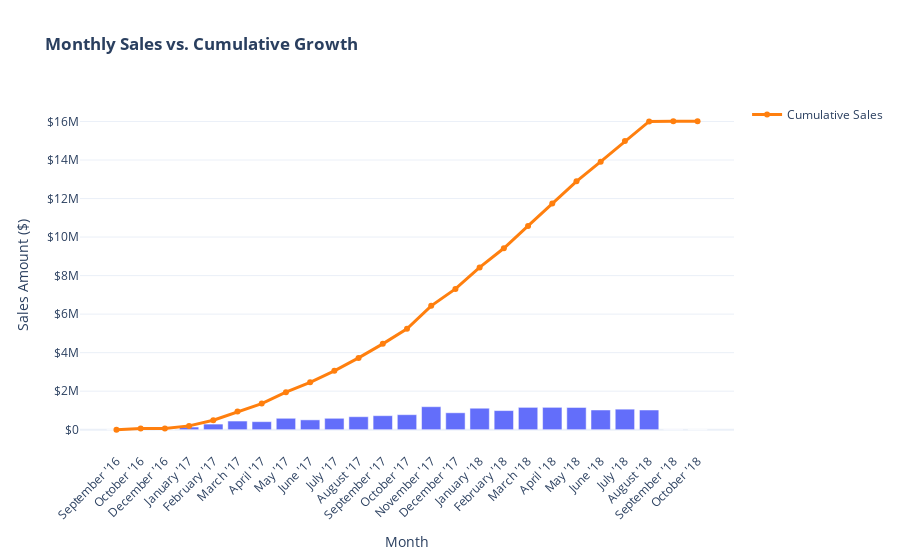

Here is the notebook cell this chart was saved with:
### Markdown cell above
# 12. Calculate the cumulative sales per month for each year.

### Code cell
cumulative_sales = pd.read_sql_query("""
WITH monthly_revenue AS (
    SELECT
        YEAR(o.order_purchase_timestamp) AS years,
        MONTH(o.order_purchase_timestamp) AS month_number,
        MONTHNAME(o.order_purchase_timestamp) AS months,
        SUM(pm.payment_value) AS monthly_sales
    FROM
        orders AS o
    JOIN
        payments AS pm ON o.order_id = pm.order_id
    GROUP BY
        years, month_number, months
)

SELECT
    years,
    months,
    month_number,
    monthly_sales, 
    SUM(monthly_sales) OVER (ORDER BY years, month_number) AS cumulative_sales
FROM
    monthly_revenue
ORDER BY
    years, month_number;
""", conn)
cumulative_sales
cumulative_sales_df = pd.DataFrame(cumulative_sales)

cumulative_sales_df['cumulative_sales'] = cumulative_sales_df['monthly_sales'].cumsum()
cumulative_sales_df['period'] = cumulative_sales_df['months'] + " '" + cumulative_sales_df['years'].astype(str).str[-2:]

fig = px.bar(
    cumulative_sales_df,
    x='period',
    y='monthly_sales',
    title='<b>Monthly Sales vs. Cumulative Growth</b>',
    labels={'period': 'Month', 'monthly_sales': 'Sales Amount ($)'},
    template='plotly_white'   
)

fig.add_trace(go.Scatter(
    x=cumulative_sales_df['period'],
    y=cumulative_sales_df['cumulative_sales'],
    name='Cumulative Sales',
    mode='lines+markers',
    line=dict(color='#ff7f0e', width=3)
))

fig.update_layout(
    hovermode='x unified',
    xaxis_tickangle=-45,
    yaxis_tickprefix='$'
)

fig.show()

### Figure 1 — Plotly figure (JSON) as saved in the notebook; plotly's stock layout.template omitted (floating-point values rounded to 4 significant figures)
{"data": [{"alignmentgroup": "True", "hovertemplate": "Month=%{x}<br>Sales Amount ($)=%{y}<extra></extra>", "legendgroup": "", "marker": {"color": "#636efa", "pattern": {"shape": ""}}, "name": "", "offsetgroup": "", "orientation": "v", "showlegend": false, "textposition": "auto", "type": "bar", "x": ["September '16", "October '16", "December '16", "January '17", "February '17", "March '17", "April '17", "May '17", "June '17", "July '17", "August '17", "September '17", "October '17", "November '17", "December '17", "January '18", "February '18", "March '18", "April '18", "May '18", "June '18", "July '18", "August '18", "September '18", "October '18"], "xaxis": "x", "y": [252.2, 59090.0, 19.62, 138500.0, 291900.0, 449900.0, 417800.0, 592900.0, 511300.0, 592400.0, 674400.0, 727800.0, 779700.0, 1195000.0, 878400.0, 1115000.0, 992500.0, 1160000.0, 1161000.0, 1154000.0, 1024000.0, 1067000.0, 1022000.0, 4440.0, 589.7], "yaxis": "y"}, {"line": {"color": "#ff7f0e", "width": 3}, "mode": "lines+markers", "name": "Cumulative Sales", "type": "scatter", "x": ["September '16", "October '16", "December '16", "January '17", "February '17", "March '17", "April '17", "May '17", "June '17", "July '17", "August '17", "September '17", "October '17", "November '17", "December '17", "January '18", "February '18", "March '18", "April '18", "May '18", "June '18", "July '18", "August '18", "September '18", "October '18"], "y": [252.2, 59340.0, 59360.0, 197900.0, 489800.0, 939600.0, 1357000.0, 1950000.0, 2462000.0, 3054000.0, 3728000.0, 4456000.0, 5236000.0, 6431000.0, 7309000.0, 8424000.0, 9417000.0, 10580000.0, 11740000.0, 12890000.0, 13910000.0, 14980000.0, 16000000.0, 16010000.0, 16010000.0]}], "layout": {"autosize": true, "barmode": "relative", "hovermode": "x unified", "legend": {"tracegroupgap": 0}, "title": {"text": "<b>Monthly Sales vs. Cumulative Growth</b>"}, "xaxis": {"anchor": "y", "autorange": true, "domain": [0, 1], "range": [-1.585, 25.59], "tickangle": -45, "title": {"text": "Month"}, "type": "category"}, "yaxis": {"anchor": "x", "autorange": true, "domain": [0, 1], "range": [-1424000.0, 17430000.0], "tickprefix": "$", "title": {"text": "Sales Amount ($)"}, "type": "linear"}}}
